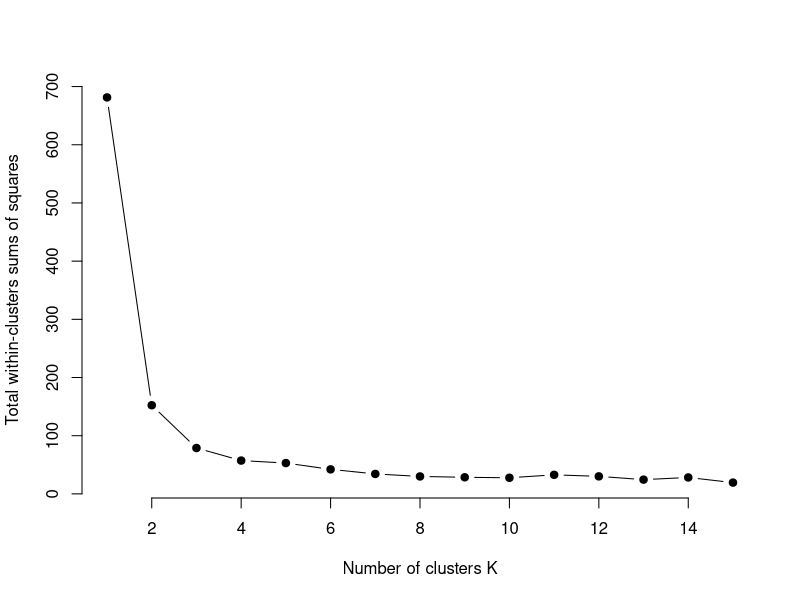
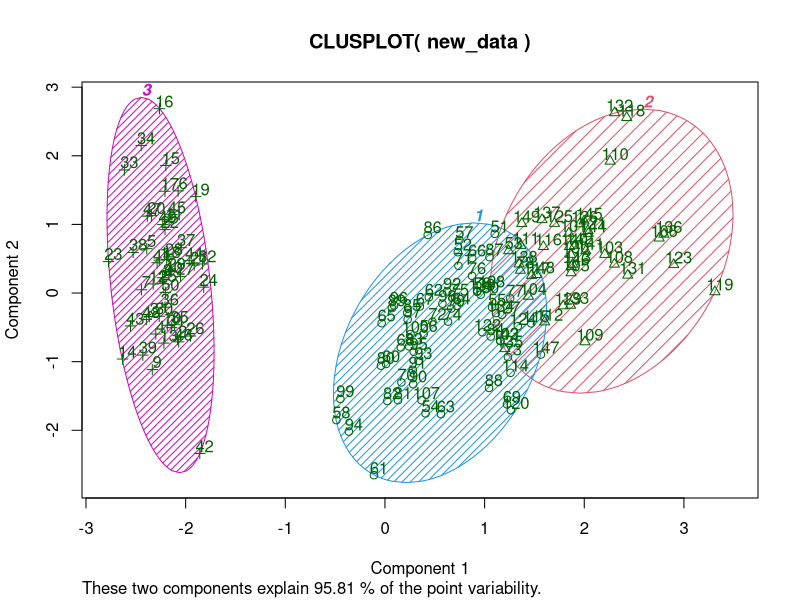
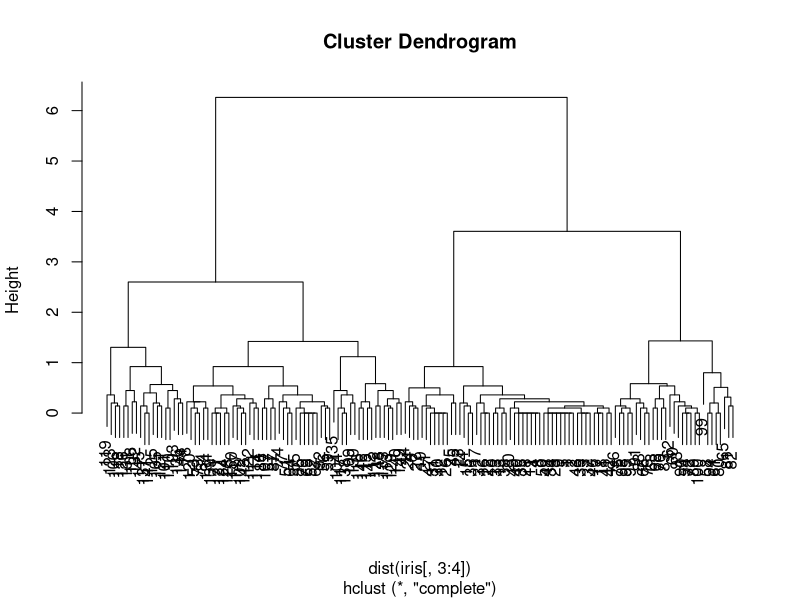

Write R code to recreate these figures, in order.
"k-means clustering"
data(iris)
names(iris)
new_data<-subset(iris,select=c(-Species))
new_data
cl<-kmeans(new_data,3)
cl
data<-new_data
wss<-sapply(1:15,function(k){kmeans(data,k)$tot.withinss})
wss
plot(1:15,wss,type="b",pch=19,frame=FALSE,xlab="Number of clusters K",ylab="Total within-clusters sums of squares")
library(cluster)
clusplot(new_data,cl$cluster,color=TRUE,shade=TRUE,labels=2,lines=0)
cl$cluster
cl$centers
"agglomarative clustering"
clusters<-hclust(dist(iris[,3:4]))
plot(clusters)
clusterCut<-cutree(clusters,3)
table(clusterCut,iris$Species)